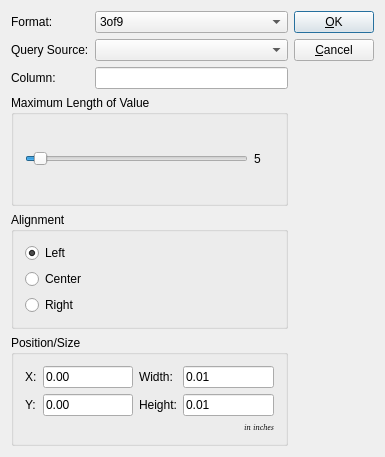
<ui version="4.0" >
 <author></author>
 <comment> * Copyright (c) 2002-2007 by OpenMFG, LLC
 *
 * This program is free software; you can redistribute it and/or modify
 * it under the terms of the GNU General Public License as published by
 * the Free Software Foundation; either version 2 of the License, or
 * (at your option) any later version.
 *
 * This program is distributed in the hope that it will be useful,
 * but WITHOUT ANY WARRANTY; without even the implied warranty of
 * MERCHANTABILITY or FITNESS FOR A PARTICULAR PURPOSE.  See the
 * GNU General Public License for more details.
 *
 * You should have received a copy of the GNU General Public License
 * along with this program; if not, write to the Free Software
 * Foundation, Inc., 59 Temple Place, Suite 330, Boston, MA  02111-1307  USA
 *
 * If you do not wish to be bound by the terms of the GNU General Public
 * License, DO NOT USE THIS SOFTWARE.  Please contact OpenMFG, LLC at
 * info@openmfg.com for details on how to purchase a commercial license.</comment>
 <exportmacro></exportmacro>
 <class>BarcodeEditor</class>
 <widget class="QDialog" name="BarcodeEditor" >
  <property name="geometry" >
   <rect>
    <x>0</x>
    <y>0</y>
    <width>385</width>
    <height>457</height>
   </rect>
  </property>
  <property name="sizePolicy" >
   <sizepolicy>
    <hsizetype>5</hsizetype>
    <vsizetype>5</vsizetype>
    <horstretch>0</horstretch>
    <verstretch>0</verstretch>
   </sizepolicy>
  </property>
  <property name="windowTitle" >
   <string>Bar Code Properties</string>
  </property>
  <layout class="QHBoxLayout" >
   <property name="margin" >
    <number>11</number>
   </property>
   <property name="spacing" >
    <number>6</number>
   </property>
   <item>
    <layout class="QVBoxLayout" >
     <property name="margin" >
      <number>0</number>
     </property>
     <property name="spacing" >
      <number>6</number>
     </property>
     <item>
      <layout class="QGridLayout" >
       <property name="margin" >
        <number>0</number>
       </property>
       <property name="spacing" >
        <number>6</number>
       </property>
       <item row="0" column="0" >
        <widget class="QLabel" name="TextLabel1_3_2" >
         <property name="frameShape" >
          <enum>QFrame::NoFrame</enum>
         </property>
         <property name="frameShadow" >
          <enum>QFrame::Plain</enum>
         </property>
         <property name="text" >
          <string>Format:</string>
         </property>
        </widget>
       </item>
       <item row="2" column="1" >
        <widget class="QLineEdit" name="tbColumn" />
       </item>
       <item row="2" column="0" >
        <widget class="QLabel" name="TextLabel1" >
         <property name="sizePolicy" >
          <sizepolicy>
           <hsizetype>5</hsizetype>
           <vsizetype>1</vsizetype>
           <horstretch>0</horstretch>
           <verstretch>0</verstretch>
          </sizepolicy>
         </property>
         <property name="text" >
          <string>Column:</string>
         </property>
        </widget>
       </item>
       <item row="1" column="0" >
        <widget class="QLabel" name="TextLabel1_3" >
         <property name="text" >
          <string>Query Source:</string>
         </property>
        </widget>
       </item>
       <item row="0" column="1" >
        <widget class="QComboBox" name="cbFormat" >
         <item>
          <property name="text" >
           <string>3of9</string>
          </property>
         </item>
         <item>
          <property name="text" >
           <string>3of9+</string>
          </property>
         </item>
         <item>
          <property name="text" >
           <string>128</string>
          </property>
         </item>
         <item>
          <property name="text" >
           <string>ean13</string>
          </property>
         </item>
         <item>
          <property name="text" >
           <string>ean8</string>
          </property>
         </item>
         <item>
          <property name="text" >
           <string>upc-a</string>
          </property>
         </item>
         <item>
          <property name="text" >
           <string>upc-e</string>
          </property>
         </item>
        </widget>
       </item>
       <item row="1" column="1" >
        <widget class="QComboBox" name="cbQuery" />
       </item>
      </layout>
     </item>
     <item>
      <widget class="QGroupBox" name="GroupBox2" >
       <property name="title" >
        <string>Maximum Length of Value</string>
       </property>
       <layout class="QHBoxLayout" >
        <property name="margin" >
         <number>11</number>
        </property>
        <property name="spacing" >
         <number>6</number>
        </property>
        <item>
         <widget class="QSlider" name="sliderMaxVal" >
          <property name="minimum" >
           <number>1</number>
          </property>
          <property name="value" >
           <number>5</number>
          </property>
          <property name="orientation" >
           <enum>Qt::Horizontal</enum>
          </property>
         </widget>
        </item>
        <item>
         <widget class="QLabel" name="labelMaxVal" >
          <property name="minimumSize" >
           <size>
            <width>20</width>
            <height>0</height>
           </size>
          </property>
          <property name="text" >
           <string>5</string>
          </property>
         </widget>
        </item>
       </layout>
      </widget>
     </item>
     <item>
      <widget class="QGroupBox" name="buttonGroupAlign" >
       <property name="title" >
        <string>Alignment</string>
       </property>
       <layout class="QVBoxLayout" >
        <property name="margin" >
         <number>11</number>
        </property>
        <property name="spacing" >
         <number>6</number>
        </property>
        <item>
         <widget class="QRadioButton" name="rbAlignLeft" >
          <property name="text" >
           <string>Left</string>
          </property>
          <property name="checked" >
           <bool>true</bool>
          </property>
         </widget>
        </item>
        <item>
         <widget class="QRadioButton" name="rbAlignCenter" >
          <property name="text" >
           <string>Center</string>
          </property>
         </widget>
        </item>
        <item>
         <widget class="QRadioButton" name="rbAlignRight" >
          <property name="text" >
           <string>Right</string>
          </property>
         </widget>
        </item>
       </layout>
      </widget>
     </item>
     <item>
      <widget class="QGroupBox" name="GroupBox1" >
       <property name="title" >
        <string>Position/Size</string>
       </property>
       <layout class="QGridLayout" >
        <property name="margin" >
         <number>11</number>
        </property>
        <property name="spacing" >
         <number>6</number>
        </property>
        <item row="1" column="3" >
         <widget class="QLineEdit" name="leHeight" >
          <property name="text" >
           <string>0.01</string>
          </property>
         </widget>
        </item>
        <item row="0" column="3" >
         <widget class="QLineEdit" name="leWidth" >
          <property name="text" >
           <string>0.01</string>
          </property>
         </widget>
        </item>
        <item row="1" column="0" >
         <widget class="QLabel" name="TextLabel2" >
          <property name="text" >
           <string>Y:</string>
          </property>
         </widget>
        </item>
        <item row="1" column="2" >
         <widget class="QLabel" name="TextLabel4" >
          <property name="text" >
           <string>Height:</string>
          </property>
         </widget>
        </item>
        <item row="0" column="0" >
         <widget class="QLabel" name="TextLabel1_3_3" >
          <property name="text" >
           <string>X:</string>
          </property>
         </widget>
        </item>
        <item row="0" column="2" >
         <widget class="QLabel" name="TextLabel3" >
          <property name="text" >
           <string>Width:</string>
          </property>
         </widget>
        </item>
        <item row="2" column="3" >
         <widget class="QLabel" name="TextLabel5" >
          <property name="font" >
           <font>
            <family>Helvetica [Cronyx]</family>
            <pointsize>6</pointsize>
            <weight>50</weight>
            <italic>true</italic>
            <bold>false</bold>
            <underline>false</underline>
            <strikeout>false</strikeout>
           </font>
          </property>
          <property name="text" >
           <string>in inches</string>
          </property>
          <property name="textFormat" >
           <enum>Qt::AutoText</enum>
          </property>
          <property name="alignment" >
           <set>Qt::AlignRight|Qt::AlignTrailing|Qt::AlignVCenter</set>
          </property>
         </widget>
        </item>
        <item row="1" column="1" >
         <widget class="QLineEdit" name="leYPos" >
          <property name="text" >
           <string>0.00</string>
          </property>
         </widget>
        </item>
        <item row="0" column="1" >
         <widget class="QLineEdit" name="leXPos" >
          <property name="text" >
           <string>0.00</string>
          </property>
         </widget>
        </item>
       </layout>
      </widget>
     </item>
    </layout>
   </item>
   <item>
    <layout class="QVBoxLayout" >
     <property name="margin" >
      <number>0</number>
     </property>
     <property name="spacing" >
      <number>6</number>
     </property>
     <item>
      <widget class="QPushButton" name="buttonOk" >
       <property name="text" >
        <string>&amp;OK</string>
       </property>
       <property name="shortcut" >
        <string>Alt+O</string>
       </property>
       <property name="autoDefault" >
        <bool>true</bool>
       </property>
       <property name="default" >
        <bool>true</bool>
       </property>
      </widget>
     </item>
     <item>
      <widget class="QPushButton" name="buttonCancel" >
       <property name="text" >
        <string>&amp;Cancel</string>
       </property>
       <property name="shortcut" >
        <string>Alt+C</string>
       </property>
       <property name="autoDefault" >
        <bool>true</bool>
       </property>
      </widget>
     </item>
     <item>
      <spacer>
       <property name="orientation" >
        <enum>Qt::Vertical</enum>
       </property>
       <property name="sizeType" >
        <enum>QSizePolicy::Expanding</enum>
       </property>
       <property name="sizeHint" >
        <size>
         <width>20</width>
         <height>20</height>
        </size>
       </property>
      </spacer>
     </item>
    </layout>
   </item>
  </layout>
 </widget>
 <layoutdefault spacing="6" margin="11" />
 <pixmapfunction>qPixmapFromMimeSource</pixmapfunction>
 <tabstops>
  <tabstop>cbFormat</tabstop>
  <tabstop>cbQuery</tabstop>
  <tabstop>tbColumn</tabstop>
  <tabstop>sliderMaxVal</tabstop>
  <tabstop>rbAlignLeft</tabstop>
  <tabstop>leXPos</tabstop>
  <tabstop>leWidth</tabstop>
  <tabstop>leYPos</tabstop>
  <tabstop>leHeight</tabstop>
  <tabstop>buttonOk</tabstop>
  <tabstop>buttonCancel</tabstop>
 </tabstops>
 <resources/>
 <connections>
  <connection>
   <sender>sliderMaxVal</sender>
   <signal>valueChanged(int)</signal>
   <receiver>labelMaxVal</receiver>
   <slot>setNum(int)</slot>
   <hints>
    <hint type="sourcelabel" >
     <x>20</x>
     <y>20</y>
    </hint>
    <hint type="destinationlabel" >
     <x>20</x>
     <y>20</y>
    </hint>
   </hints>
  </connection>
  <connection>
   <sender>buttonOk</sender>
   <signal>clicked()</signal>
   <receiver>BarcodeEditor</receiver>
   <slot>accept()</slot>
   <hints>
    <hint type="sourcelabel" >
     <x>20</x>
     <y>20</y>
    </hint>
    <hint type="destinationlabel" >
     <x>20</x>
     <y>20</y>
    </hint>
   </hints>
  </connection>
  <connection>
   <sender>buttonCancel</sender>
   <signal>clicked()</signal>
   <receiver>BarcodeEditor</receiver>
   <slot>reject()</slot>
   <hints>
    <hint type="sourcelabel" >
     <x>20</x>
     <y>20</y>
    </hint>
    <hint type="destinationlabel" >
     <x>20</x>
     <y>20</y>
    </hint>
   </hints>
  </connection>
 </connections>
</ui>
